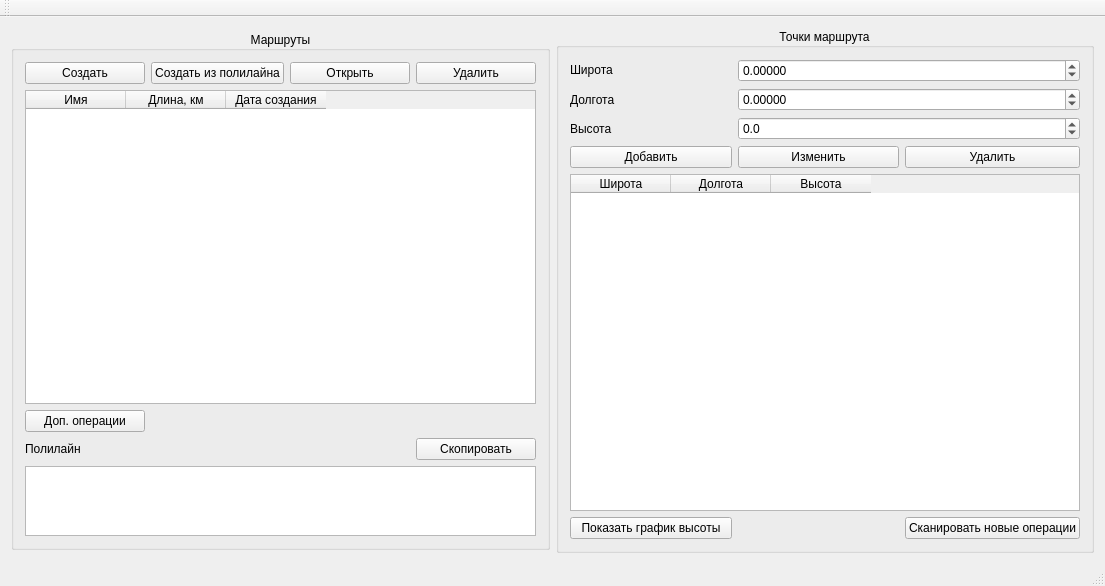
<?xml version="1.0" encoding="UTF-8"?>
<ui version="4.0">
 <class>MainWindow</class>
 <widget class="QMainWindow" name="MainWindow">
  <property name="geometry">
   <rect>
    <x>0</x>
    <y>0</y>
    <width>1105</width>
    <height>586</height>
   </rect>
  </property>
  <property name="windowTitle">
   <string>Создание, просмотр и редактирование маршрутов</string>
  </property>
  <widget class="QWidget" name="centralWidget">
   <layout class="QHBoxLayout" name="horizontalLayout">
    <item alignment="Qt::AlignVCenter">
     <widget class="QGroupBox" name="routeGroupBox">
      <property name="title">
       <string>Маршруты</string>
      </property>
      <property name="alignment">
       <set>Qt::AlignCenter</set>
      </property>
      <layout class="QGridLayout" name="gridLayout" rowstretch="1,10,1,1,1">
       <item row="3" column="0">
        <widget class="QLabel" name="label">
         <property name="text">
          <string>Полилайн</string>
         </property>
        </widget>
       </item>
       <item row="4" column="0" colspan="4">
        <widget class="QTextBrowser" name="polylineText"/>
       </item>
       <item row="0" column="2">
        <widget class="QPushButton" name="openRouteButton">
         <property name="text">
          <string>Открыть</string>
         </property>
        </widget>
       </item>
       <item row="0" column="0">
        <widget class="QPushButton" name="addRouteButton">
         <property name="text">
          <string>Создать</string>
         </property>
        </widget>
       </item>
       <item row="0" column="3">
        <widget class="QPushButton" name="deleteRouteButton">
         <property name="text">
          <string>Удалить</string>
         </property>
        </widget>
       </item>
       <item row="3" column="3">
        <widget class="QPushButton" name="copyPolylineButton">
         <property name="text">
          <string>Скопировать</string>
         </property>
        </widget>
       </item>
       <item row="1" column="0" colspan="4">
        <widget class="QTableWidget" name="routeTableWidget">
         <column>
          <property name="text">
           <string>Имя</string>
          </property>
         </column>
         <column>
          <property name="text">
           <string>Длина, км</string>
          </property>
         </column>
         <column>
          <property name="text">
           <string>Дата создания</string>
          </property>
         </column>
        </widget>
       </item>
       <item row="0" column="1">
        <widget class="QPushButton" name="addRouteFromPolyButton">
         <property name="text">
          <string>Создать из полилайна</string>
         </property>
        </widget>
       </item>
       <item row="2" column="0">
        <widget class="QPushButton" name="pushButton">
         <property name="text">
          <string>Доп. операции</string>
         </property>
        </widget>
       </item>
       <item row="2" column="1" colspan="3">
        <layout class="QHBoxLayout" name="operationsLayout"/>
       </item>
      </layout>
     </widget>
    </item>
    <item>
     <widget class="QGroupBox" name="pointGroupBox">
      <property name="title">
       <string>Точки маршрута</string>
      </property>
      <property name="alignment">
       <set>Qt::AlignCenter</set>
      </property>
      <layout class="QGridLayout" name="gridLayout_2">
       <item row="0" column="0">
        <widget class="QLabel" name="label_2">
         <property name="text">
          <string>&lt;html&gt;&lt;head/&gt;&lt;body&gt;&lt;p&gt;Широта&lt;/p&gt;&lt;/body&gt;&lt;/html&gt;</string>
         </property>
        </widget>
       </item>
       <item row="0" column="1" colspan="2">
        <widget class="QDoubleSpinBox" name="latitudeDoubleSpinBox">
         <property name="decimals">
          <number>5</number>
         </property>
         <property name="minimum">
          <double>-90.000000000000000</double>
         </property>
         <property name="maximum">
          <double>90.000000000000000</double>
         </property>
         <property name="singleStep">
          <double>0.000010000000000</double>
         </property>
         <property name="value">
          <double>0.000000000000000</double>
         </property>
        </widget>
       </item>
       <item row="1" column="0">
        <widget class="QLabel" name="label_3">
         <property name="text">
          <string>Долгота</string>
         </property>
        </widget>
       </item>
       <item row="1" column="1" colspan="2">
        <widget class="QDoubleSpinBox" name="longitudeDoubleSpinBox">
         <property name="decimals">
          <number>5</number>
         </property>
         <property name="minimum">
          <double>-180.000000000000000</double>
         </property>
         <property name="maximum">
          <double>180.000000000000000</double>
         </property>
         <property name="singleStep">
          <double>0.000010000000000</double>
         </property>
         <property name="value">
          <double>0.000000000000000</double>
         </property>
        </widget>
       </item>
       <item row="4" column="0">
        <widget class="QPushButton" name="createWaypointButton">
         <property name="text">
          <string>Добавить</string>
         </property>
        </widget>
       </item>
       <item row="4" column="1">
        <widget class="QPushButton" name="changeWaypointButton">
         <property name="text">
          <string>Изменить</string>
         </property>
        </widget>
       </item>
       <item row="4" column="2">
        <widget class="QPushButton" name="deleteWaypointButton">
         <property name="text">
          <string>Удалить</string>
         </property>
        </widget>
       </item>
       <item row="6" column="0" colspan="3">
        <widget class="QTableWidget" name="pointTableWidget">
         <column>
          <property name="text">
           <string>Широта</string>
          </property>
         </column>
         <column>
          <property name="text">
           <string>Долгота</string>
          </property>
         </column>
         <column>
          <property name="text">
           <string>Высота</string>
          </property>
         </column>
        </widget>
       </item>
       <item row="2" column="1" colspan="2">
        <widget class="QDoubleSpinBox" name="heightDoubleSpinBox">
         <property name="decimals">
          <number>1</number>
         </property>
         <property name="minimum">
          <double>-12000.000000000000000</double>
         </property>
         <property name="maximum">
          <double>12000.000000000000000</double>
         </property>
        </widget>
       </item>
       <item row="2" column="0">
        <widget class="QLabel" name="label_4">
         <property name="text">
          <string>Высота</string>
         </property>
        </widget>
       </item>
       <item row="7" column="0">
        <widget class="QPushButton" name="showGraphButton">
         <property name="text">
          <string>Показать график высоты</string>
         </property>
        </widget>
       </item>
       <item row="7" column="2">
        <widget class="QPushButton" name="pushButton_2">
         <property name="text">
          <string>Сканировать новые операции</string>
         </property>
        </widget>
       </item>
      </layout>
     </widget>
    </item>
   </layout>
  </widget>
  <widget class="QMenuBar" name="menuBar">
   <property name="geometry">
    <rect>
     <x>0</x>
     <y>0</y>
     <width>1105</width>
     <height>22</height>
    </rect>
   </property>
  </widget>
  <widget class="QToolBar" name="mainToolBar">
   <attribute name="toolBarArea">
    <enum>TopToolBarArea</enum>
   </attribute>
   <attribute name="toolBarBreak">
    <bool>false</bool>
   </attribute>
  </widget>
  <widget class="QStatusBar" name="statusBar"/>
 </widget>
 <layoutdefault spacing="6" margin="11"/>
 <resources/>
 <connections/>
</ui>
